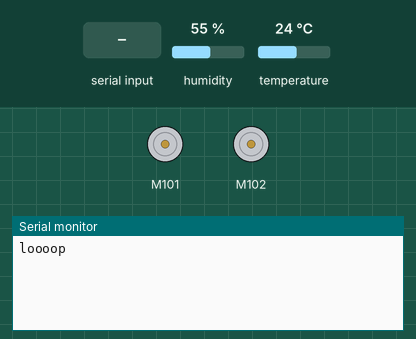
Simulated run of this sketch. Board: Arduino Uno, built with avr-gcc and run on an emulated ATmega328P. Shown: 2 × DC motor (green arrow = forward, orange = backward, longer = faster), the last lines printed to the serial monitor. Inputs (shaded band) come from the test bench; at power-on: humidity 55 %, temperature 24 °C. The modem accepts every AT command (registered, SIM ready, sends succeed) and sends nothing else.

Above: at 4.2 s.
4.3 s: "ERROR\n" received over the second serial link
At 6.4 s:
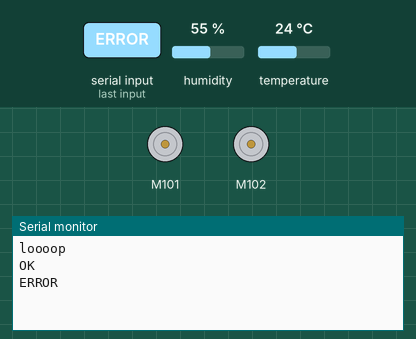
6.8 s: "NoCmd\n" received over the second serial link
At 8.3 s:
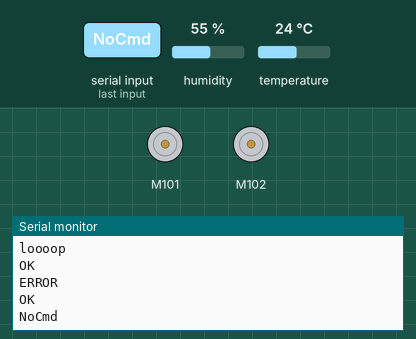

The sketch:

Control_Via_Internet_3.ino
```cpp
#include <SoftwareSerial.h>
#include <dht.h>
#include "Grove_I2C_Motor_Driver.h"
#define I2C_ADDRESS 0x0f
SoftwareSerial GPRS(10, 11);
dht DHT;
#define DHT11_PIN 8
enum StepObject {
  SetAPN,
  SetSAPBR,
  SetINIT,
  SetCID,
  SetURL,
  SetACTION,
  SetREAD,
  SetExec
};
StepObject Step = SetAPN;
long StartedAt = millis();
String HttpReturn = "";
bool ExecNext = true;
int LastCommandeDone = 0;
void setup()
{
  Motor.begin(I2C_ADDRESS);
  delay(1000);
  GPRS.begin(19200);
  Serial.begin(19200);
  delay(2000);
  Serial.println("loooop");
}

void loop()
{
  if(millis() - StartedAt > 30000)
  {
    Serial.println("Reset !!");
    StartedAt = millis();
    Step = SetAPN;
    ExecNext = true;
  }
  if(Step == SetAPN)
  {
    Motor.stop(MOTOR1);
    Motor.stop(MOTOR2);
    if(ExecNext)
    {
       GPRS.println("AT+SAPBR=3,1,\"APN\",\"orange\"");
       delay(500);
       ExecNext = false;
    }
    if(GPRS.available())
    {
      HttpReturn = GPRS.readString();
      Serial.print(HttpReturn);
      if(HttpReturn.indexOf("OK") > 0)
      {
        Step = SetSAPBR;
        ExecNext = true;
      }
    }
    HttpReturn = "";
  }
  else if(Step == SetSAPBR)
  {
    if(ExecNext)
    {
      GPRS.println("AT+SAPBR=1,1");
      delay(500);
      ExecNext = false;
    }
    if(GPRS.available())
    {
      HttpReturn = GPRS.readString();
      Serial.println(HttpReturn);
      if(HttpReturn.indexOf("ERROR") > 0 || HttpReturn.indexOf("OK") > 0)
      {
        Step = SetINIT;
        ExecNext = true;
      }
    }
    HttpReturn = "";
  }
  else if(Step == SetINIT)
  {
    if(ExecNext)
    {
      GPRS.println("AT+HTTPINIT");
      delay(500);
      ExecNext = false;
    }
    if(GPRS.available())
    {
      HttpReturn = GPRS.readString();
      Serial.println(HttpReturn);
      if(HttpReturn.indexOf("ERROR") > 0 || HttpReturn.indexOf("OK") > 0)
      {
        Step = SetCID;
        ExecNext = true;
      }
    }
    HttpReturn = "";
  }
  else if(Step == SetCID)
  {
    if(ExecNext)
    {
      GPRS.println("AT+HTTPPARA=\"CID\",1");
      delay(500);
      ExecNext = false;
    }
    if(GPRS.available())
    {
      HttpReturn = GPRS.readString();
      Serial.println(HttpReturn);
      if(HttpReturn.indexOf("ERROR") > 0 || HttpReturn.indexOf("OK") > 0)
      {
        Step = SetURL;
        ExecNext = true;
      }
    }
    HttpReturn = "";
  }
  else if(Step == SetURL)
  {
    if(ExecNext)
    {
      int chk = DHT.read11(DHT11_PIN);
      String URL = "";
      URL.concat("AT+HTTPPARA=\"URL\",\"http://xxx.xxx/robot/get_order.php?lastcommande=");
      URL.concat(String(LastCommandeDone));
      URL.concat("&temperature=" + String(DHT.temperature));
      URL.concat("&humidity=" + String(DHT.humidity));
      URL.concat("\"");
      Serial.println(URL);
      GPRS.println(URL);
      LastCommandeDone = 0;
      //delay(500);
      ExecNext = false;
    }
    if(GPRS.available())
    {
      HttpReturn = GPRS.readString();
      Serial.println(HttpReturn);
      if(HttpReturn.indexOf("ERROR") > 0 || HttpReturn.indexOf("OK") > 0)
      {
        Step = SetACTION;
        ExecNext = true;
      }
    }
    HttpReturn = "";
  }
  else if(Step == SetACTION)
  {
    if(ExecNext)
    {
      GPRS.println("AT+HTTPACTION=0");
      delay(1000);
      ExecNext = false;
    }
    bool avariable = false;
    if(GPRS.available())
    {
      avariable = true;
      HttpReturn = GPRS.readString();
      Serial.println(HttpReturn);
      //if(HttpReturn.indexOf("+HTT") > 0 && HttpReturn.indexOf(',') > 0)
      //{
        Serial.println("Going to read");
        Step = SetREAD;
        ExecNext = true;
        delay(5000);
      //}
      /*else if(HttpReturn.indexOf(' ⸮') >= 0)
      {
        Serial.println("Erroooor ⸮");
         Step = SetURL;
         ExecNext = true;
      }*/
    }
    //Serial.println(HttpReturn);
    //delay(1000);
    HttpReturn = "";
  }
  else if(Step == SetREAD)
  {
    if(ExecNext)
    {
      Serial.println("Innnnn read");
      GPRS.println("AT+HTTPREAD=0,200");
      delay(500);
      ExecNext = false;
    }
    if(GPRS.available())
    {
      HttpReturn = GPRS.readString();
      Serial.println(HttpReturn);
      if(HttpReturn.indexOf("NoCmd") > 0 || HttpReturn.indexOf("|") > 0)
      {
        HttpReturn.remove(0,HttpReturn.indexOf('\n') + 1);
        HttpReturn.remove(0,HttpReturn.indexOf('\n') + 1);
        HttpReturn.remove(0,HttpReturn.indexOf('\n') + 1);
        HttpReturn.remove(HttpReturn.indexOf('\n'), HttpReturn.indexOf("OK") + 2);
        Serial.println("...");
        Serial.println(HttpReturn);
        Serial.println("...");
        Step = SetExec;
        ExecNext = true;
      }
    }
    //HttpReturn = "";
  }
  else if(Step == SetExec)
  {
    if(HttpReturn == "NoCmd")
    {
      Serial.println("NoCmd");
      Step = SetURL;
      StartedAt = millis();
      HttpReturn = "";
      delay(3000);
    }
    else
    {
      LastCommandeDone = HttpReturn.substring(0,HttpReturn.indexOf('|')).toInt();
      HttpReturn.remove(0, HttpReturn.indexOf('|') + 1);
      String Cmd = HttpReturn.substring(0,HttpReturn.indexOf('|'));
      HttpReturn.remove(0, HttpReturn.indexOf('|') + 1);
      if(Cmd == "M")
      {
        String Dirrec = HttpReturn.substring(0,HttpReturn.indexOf('|'));
        HttpReturn.remove(0, HttpReturn.indexOf('|') + 1);
        int MotorSpeed = HttpReturn.substring(0,HttpReturn.indexOf('|')).toInt();
        HttpReturn.remove(0, HttpReturn.indexOf('|') + 1);
        char tmp[sizeof(HttpReturn)];
        HttpReturn.toCharArray(tmp, sizeof(tmp));
        //char * tmp = String.toCharArray();
        long Time = atol(tmp);
        Serial.println("Motor Will Move : " + Dirrec);
        Serial.println(MotorSpeed);
        Serial.println(Time);
        StartedAt = millis();
        if(Dirrec == "F")
        {
          Motor.speed(MOTOR1, MotorSpeed);
          Motor.speed(MOTOR2, MotorSpeed);
          delay(Time);
        }
        else if(Dirrec == "B")
        {
          Motor.speed(MOTOR1, -MotorSpeed);
          Motor.speed(MOTOR2, -MotorSpeed);
          delay(Time);
        }
        else if(Dirrec == "RF")
        {
          Motor.speed(MOTOR2, 100);
          delay(500);
          Motor.stop(MOTOR2);
          delay(500);
          Motor.speed(MOTOR1, MotorSpeed);
          Motor.speed(MOTOR2, MotorSpeed);
          delay(Time);
        }
        else if(Dirrec == "LF")
        {
          Motor.speed(MOTOR1, 100);
          delay(500);
          Motor.stop(MOTOR1);
          delay(500);
          Motor.speed(MOTOR1, MotorSpeed);
          Motor.speed(MOTOR2, MotorSpeed);
          delay(Time);
        }
        else if(Dirrec == "R")
        {
          Motor.speed(MOTOR2, 100);
          delay(1000);
          Motor.stop(MOTOR2);
          delay(500);
          Motor.speed(MOTOR1, MotorSpeed);
          Motor.speed(MOTOR2, MotorSpeed);
          delay(Time);
        }
        else if(Dirrec == "L")
        {
          Motor.speed(MOTOR1, 100);
          delay(1000);
          Motor.stop(MOTOR1);
          delay(500);
          Motor.speed(MOTOR1, MotorSpeed);
          Motor.speed(MOTOR2, MotorSpeed);
          delay(Time);
        }
        else if(Dirrec == "RB")
        {
          Motor.speed(MOTOR1, 100);
          delay(500);
          Motor.stop(MOTOR1);
          delay(500);
          Motor.speed(MOTOR1, -MotorSpeed);
          Motor.speed(MOTOR2, -MotorSpeed);
          delay(Time);
        }
        else if(Dirrec == "LB")
        {
          Motor.speed(MOTOR2, 100);
          delay(500);
          Motor.stop(MOTOR2);
          delay(500);
          Motor.speed(MOTOR1, -MotorSpeed);
          Motor.speed(MOTOR2, -MotorSpeed);
          delay(Time);
        }
      }
    }
    Motor.stop(MOTOR1);
    Motor.stop(MOTOR2);
    Step = SetURL;
    StartedAt = millis();
    HttpReturn = "";
    delay(3000);
  }
}
```

Measured:
- after the input at 4.3 s, the serial monitor: prints a new line after 1.0 s (image 1)
- after the input at 6.8 s, the serial monitor: prints a new line after 1.0 s (image 2)
